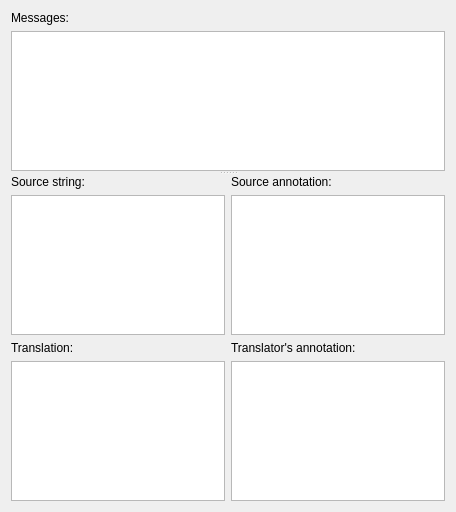
<ui version="4.0" >
 <class>MsgForm</class>
 <widget class="QWidget" name="MsgForm" >
  <property name="geometry" >
   <rect>
    <x>0</x>
    <y>0</y>
    <width>456</width>
    <height>512</height>
   </rect>
  </property>
  <property name="windowTitle" >
   <string>Form</string>
  </property>
  <layout class="QVBoxLayout" >
   <item>
    <widget class="QSplitter" name="splitter" >
     <property name="orientation" >
      <enum>Qt::Vertical</enum>
     </property>
     <widget class="QWidget" name="layoutWidget" >
      <layout class="QVBoxLayout" >
       <item>
        <widget class="QLabel" name="label" >
         <property name="text" >
          <string>Messages:</string>
         </property>
        </widget>
       </item>
       <item>
        <widget class="QListWidget" name="listWidget" />
       </item>
      </layout>
     </widget>
     <widget class="QWidget" name="" >
      <layout class="QGridLayout" >
       <item row="0" column="0" >
        <layout class="QVBoxLayout" >
         <item>
          <widget class="QLabel" name="label_2" >
           <property name="text" >
            <string>Source string:</string>
           </property>
          </widget>
         </item>
         <item>
          <widget class="QTextEdit" name="sourceEdit" />
         </item>
        </layout>
       </item>
       <item row="0" column="1" >
        <layout class="QVBoxLayout" >
         <item>
          <widget class="QLabel" name="label_3" >
           <property name="text" >
            <string>Source annotation:</string>
           </property>
          </widget>
         </item>
         <item>
          <widget class="QTextEdit" name="sourceAnnotEdit" />
         </item>
        </layout>
       </item>
       <item row="1" column="0" >
        <layout class="QVBoxLayout" >
         <item>
          <widget class="QLabel" name="label_4" >
           <property name="text" >
            <string>Translation:</string>
           </property>
          </widget>
         </item>
         <item>
          <widget class="QTextEdit" name="destEdit" />
         </item>
        </layout>
       </item>
       <item row="1" column="1" >
        <layout class="QVBoxLayout" >
         <item>
          <widget class="QLabel" name="label_5" >
           <property name="text" >
            <string>Translator's annotation:</string>
           </property>
          </widget>
         </item>
         <item>
          <widget class="QTextEdit" name="destAnnotEdit" />
         </item>
        </layout>
       </item>
      </layout>
     </widget>
    </widget>
   </item>
  </layout>
 </widget>
 <resources/>
 <connections/>
</ui>
